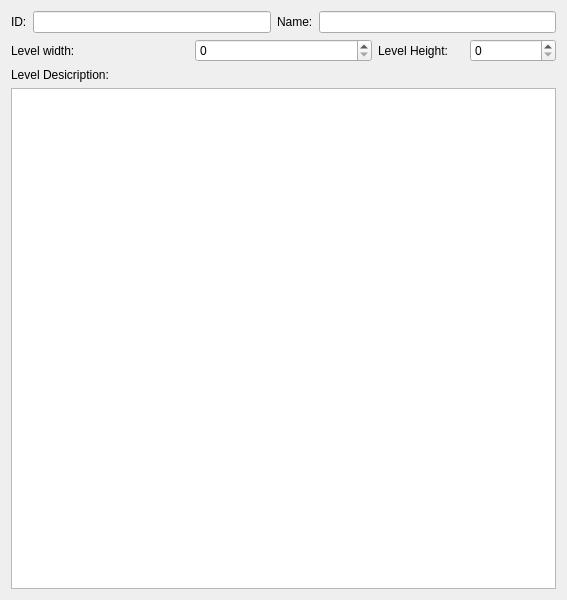
<?xml version="1.0" encoding="UTF-8"?>
<ui version="4.0">
 <class>UrLevelPropertiesWidget</class>
 <widget class="QWidget" name="UrLevelPropertiesWidget">
  <property name="geometry">
   <rect>
    <x>0</x>
    <y>0</y>
    <width>567</width>
    <height>600</height>
   </rect>
  </property>
  <property name="windowTitle">
   <string>Form</string>
  </property>
  <layout class="QVBoxLayout" name="verticalLayout_3">
   <item>
    <layout class="QVBoxLayout" name="verticalLayout_2">
     <item>
      <layout class="QHBoxLayout" name="horizontalLayout">
       <item>
        <widget class="QLabel" name="label_5">
         <property name="text">
          <string>ID:</string>
         </property>
        </widget>
       </item>
       <item>
        <widget class="QLineEdit" name="wIDLineEdit"/>
       </item>
       <item>
        <widget class="QLabel" name="label">
         <property name="text">
          <string>Name:</string>
         </property>
        </widget>
       </item>
       <item>
        <widget class="QLineEdit" name="wNameLineEdit"/>
       </item>
      </layout>
     </item>
     <item>
      <layout class="QVBoxLayout" name="verticalLayout">
       <item>
        <layout class="QHBoxLayout" name="horizontalLayout_2">
         <item>
          <widget class="QLabel" name="label_2">
           <property name="sizePolicy">
            <sizepolicy hsizetype="Preferred" vsizetype="Preferred">
             <horstretch>0</horstretch>
             <verstretch>0</verstretch>
            </sizepolicy>
           </property>
           <property name="text">
            <string>Level width:</string>
           </property>
          </widget>
         </item>
         <item>
          <widget class="QSpinBox" name="wWidthSpinBox"/>
         </item>
         <item>
          <layout class="QHBoxLayout" name="horizontalLayout_3">
           <item>
            <widget class="QLabel" name="label_3">
             <property name="text">
              <string>Level Height:</string>
             </property>
            </widget>
           </item>
           <item>
            <widget class="QSpinBox" name="wHeightSpinBox"/>
           </item>
          </layout>
         </item>
        </layout>
       </item>
       <item>
        <widget class="QLabel" name="label_4">
         <property name="text">
          <string>Level Desicription:</string>
         </property>
        </widget>
       </item>
       <item>
        <widget class="QTextEdit" name="wDescriptionTextEdit"/>
       </item>
      </layout>
     </item>
    </layout>
   </item>
  </layout>
 </widget>
 <resources/>
 <connections/>
</ui>
